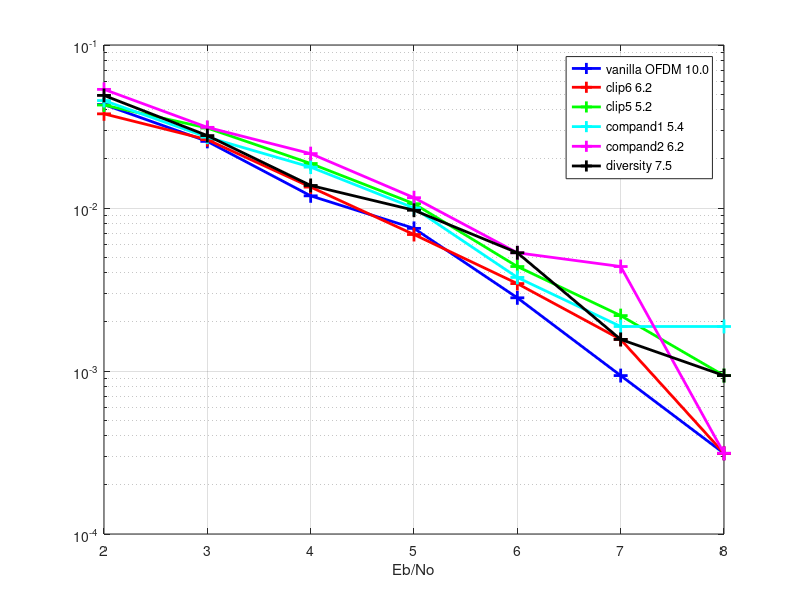
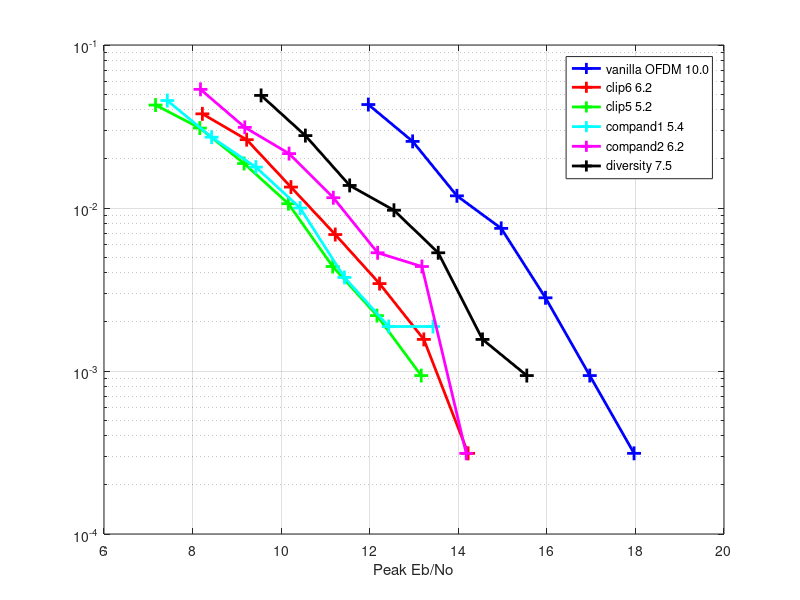
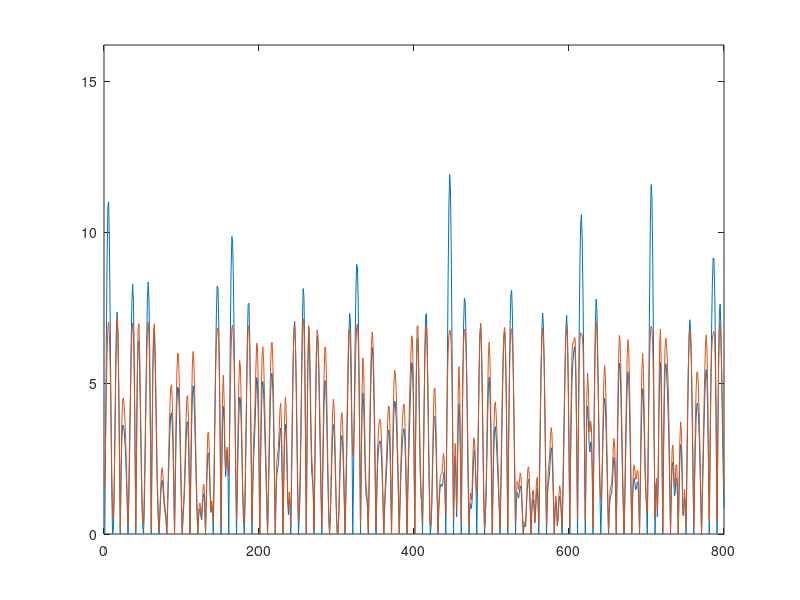
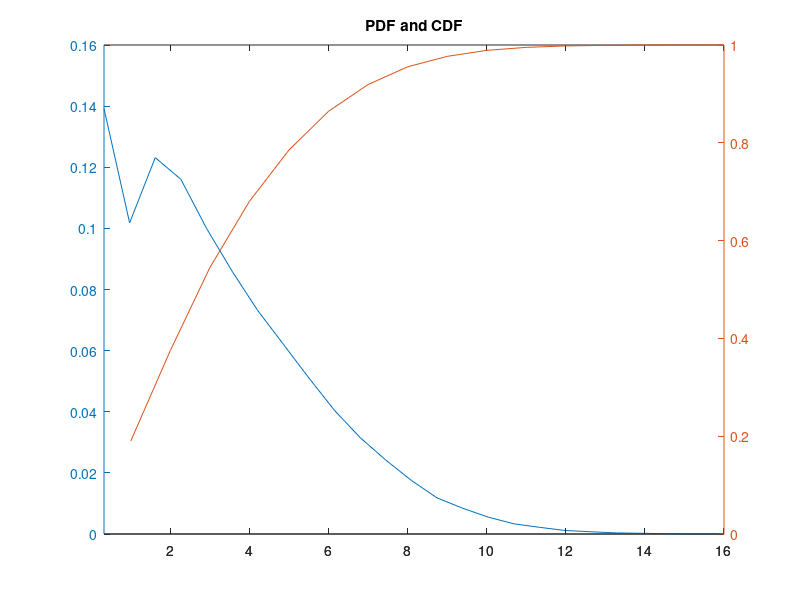

These figures' MATLAB source, in order:
% papr_test.m
%
#{

  TODO:
    [X] measure BER
    [X] heat map type scatter diagram
    [X] clipping
    [X] companding
    [X] curves with different clipping thresholds
    [ ] set threshold at CDF
    [X] filter
        + complex or real?
        + might introduce phase shift ... make demodulation tricky
    [ ] way to put plots on top of each other
    [ ] tx diversity
    [ ] think about how to measure/objective
        + can we express BER as a function of peak power?
        + or maybe showing RMS power being boosted
        + take into account clipping and higher rms power on BER
        + do we need to recalculate tx power?
    [ ] down the track ... other types of channels
        + does it mess up HF multipath much
    [ ] Tx a companded waveform and see if it really helps average power
    [ ] results/discussion
        + non-linear technqiues spread the energy in freq
        we can trade of PAPR with bandwidth, lower PAPR, more bandwidth
        + filtering brings the PAPR up again
        + PAPR helps SNR, but multipath is a much tougher problem
        + non-linear technqiques will mess with QAM more (I think - simulate?)
        + so we may hit a wall at high data rates
        + are people already doing this by default, e.g. some slight compression in radio?  OTA test rqd,
          some sort of controlled test, like clipping rate
    [ ] what will happen when LDPC demodulated?
        + will decoder struggle due to non-linearity
#}

1;

function symbol = qpsk_mod(two_bits)
    two_bits_decimal = sum(two_bits .* [2 1]); 
    switch(two_bits_decimal)
        case (0) symbol =  1;
        case (1) symbol =  j;
        case (2) symbol = -j;
        case (3) symbol = -1;
    endswitch
endfunction

function two_bits = qpsk_demod(symbol)
    bit0 = real(symbol*exp(j*pi/4)) < 0;
    bit1 = imag(symbol*exp(j*pi/4)) < 0;
    two_bits = [bit1 bit0];
endfunction

function [ber papr] = run_sim(Nsym, EbNodB, plot_en=0, filt_en=0, method="", threshold=6)
    Nc   = 16;
    M    = 160;   % number of samples in each symbol
    bps  = 2;     % two bits per symbol for QPSK

    if strcmp(method,"diversity")
      Nd = 2; gain = 1/sqrt(2);
    else
      Nd = 1; gain = 1.0;
    end
    
    papr_log = [];
    for e=1:length(EbNodB)
        % generate a 2D array of QPSK symbols

        Nphases = 2^bps;
        tx_phases = pi/2*floor((rand(Nsym,Nc)*Nphases));
        if strcmp(method,"diversity")
          % duplicate carriers but with opposite phase
          tx_phases = [tx_phases (tx_phases-pi)];
        end
        tx_sym = gain*exp(j*tx_phases);
              
        w = 2*pi/M; woff = (-Nc*Nd/2+0.5)*2*pi/M;
        tx = [];

        % generate OFDM signal

        for s=1:Nsym
          atx = zeros(1,M);
          for c=1:Nc*Nd
            atx += exp(j*(0:M-1)*(c*w+woff))*tx_sym(s,c);
          end
          tx = [tx atx];
        end
        Nsam = length(tx);

        tx_ = tx;
        if strcmp(method, "clip") || strcmp(method, "diversity")
          ind = find(abs(tx) > threshold);
          tx_(ind) = threshold*exp(j*angle(tx(ind)));
        end
        if strcmp(method, "compand1")
          tx_mag = interp1([0 1 3 5 6 20], [0 1 4 5.5 6 7], abs(tx), "pchip");
          tx_ = tx_mag.*exp(j*angle(tx));
        end
        if strcmp(method, "compand2")
          # power law compander x = a*y^power, y = (x/a) ^ (1/power)
          power=2; a=threshold/(threshold^power);
          tx_mag = (abs(tx)/a) .^ (1/power);
          tx_ = tx_mag.*exp(j*angle(tx));
        end
        
        if filt_en
          Nfilt=40;
          b = fir1(Nfilt,1.5*Nc*Nd/M);
          tx_ = filter(b,1,[tx_ zeros(1,Nfilt/2)]);
          tx_ = [tx_(Nfilt/2+1:end)];
        end
        % normalise power after any non-linear shennanigans, so that noise addition is correct
        tx_ *= sqrt(mean(abs(tx).^2)/mean(abs(tx_).^2));
                
        % AWGN channel

        EsNodB = EbNodB(e) + 10*log10(bps);
        variance = M/(10^(EsNodB/10));
        noise = sqrt(variance/2)*randn(1,Nsam) + j*sqrt(variance/2)*randn(1,Nsam);
        rx = tx_ + noise;

        % demodulate

        rx_sym = zeros(Nsym,Nc);
        for s=1:Nsym
          st = (s-1)*M+1; en = s*M;
          for c=1:Nc*Nd
            rx_sym(s,c) = sum(exp(-j*(0:M-1)*(c*w+woff)) .* rx(st:en))/M;
          end
         
          if strcmp(method,"diversity")
            for c=1:Nc
              rx_sym(s,c) += rx_sym(s,c+Nc)*exp(j*pi);
            end
          end
          
        end
        
        % count bit errors

        Tbits = Terrs = 0;
        for s=1:Nsym
          for c=1:Nc
            tx_bits = qpsk_demod(tx_sym(s,c));
            rx_bits = qpsk_demod(rx_sym(s,c));
            Tbits += bps;
            Terrs += sum(xor(tx_bits,rx_bits));
          end
        end

        if plot_en
          figure(1); clf;
          plot(abs(tx(1:5*M))); hold on; plot(abs(tx_(1:5*M))); hold off;
          axis([0 5*M 0 max(abs(tx))]);
          figure(2); clf; [hh nn] = hist(abs(tx),25,1);
          cdf = empirical_cdf((1:Nc),abs(tx));
          plotyy(nn,hh,1:Nc,cdf); title('PDF and CDF');
          % heat map type scatter plot
          figure(3); clf;
          rx_sym = reshape(rx_sym(:,1:Nc), Nsym*Nc, 1);
          h_data = [real(rx_sym)'; imag(rx_sym)']';
          h = log10(hist3(h_data,[50 50])+1);
          colormap("default"); imagesc(h);
          figure(4); clf; plot(real(rx_sym), imag(rx_sym), '+'); axis([-2 2 -2 2]);
          figure(5); clf; Tx_ = 10*log10(abs(fft(tx_))); plot(fftshift(Tx_));
          mx = 10*ceil(max(Tx_)/10); axis([1 length(Tx_) mx-60 mx]);
        end

        papr1 = 20*log10(max(abs(tx))/mean(abs(tx)));
        papr2 = 20*log10(max(abs(tx_))/mean(abs(tx_)));
        papr_log = [papr_log papr2];
        ber(e) = Terrs/Tbits;
        printf("EbNodB: %3.1f %3.1f PAPR: %5.2f %5.2f Tbits: %6d Terrs: %6d BER: %5.3f\n", EbNodB(e), 10*log10(mean(abs(tx_).^2)), papr1, papr2, Tbits, Terrs, ber(e))
    end

    papr = mean(papr_log);
end

% single point with lots of plots -----------
run_sim(1000, EbNo=4, plot_en=1, filt_en=1, "diversity", threshold=5);

% curves -------------------------------------
Nsym=100;
EbNodB=2:8;
[ber1 papr1] = run_sim(Nsym,EbNodB, 0, filt_en=1);
[ber2 papr2] = run_sim(Nsym,EbNodB, 0, filt_en=1, "clip", threshold=6);
[ber3 papr3] = run_sim(Nsym,EbNodB, 0, filt_en=1, "clip", threshold=5);
[ber4 papr4] = run_sim(Nsym,EbNodB, 0, filt_en=1, "compand1");
[ber5 papr5] = run_sim(Nsym,EbNodB, 0, filt_en=1, "compand2");
[ber6 papr6] = run_sim(Nsym,EbNodB, 0, filt_en=1, "diversity");

figure(6); clf;
semilogy(EbNodB, ber1,sprintf('b+-;vanilla OFDM %3.1f;',papr1),'markersize', 10, 'linewidth', 2); hold on;
semilogy(EbNodB, ber2,sprintf('r+-;clip6 %3.1f;',papr2),'markersize', 10, 'linewidth', 2); 
semilogy(EbNodB, ber3,sprintf('g+-;clip5 %3.1f;',papr3),'markersize', 10, 'linewidth', 2);
semilogy(EbNodB, ber4,sprintf('c+-;compand1 %3.1f;',papr4),'markersize', 10, 'linewidth', 2);
semilogy(EbNodB, ber5,sprintf('m+-;compand2 %3.1f;',papr5),'markersize', 10, 'linewidth', 2);
semilogy(EbNodB, ber6,sprintf('bk+-;diversity %3.1f;',papr6),'markersize', 10, 'linewidth', 2);
hold off;
axis([min(EbNodB) max(EbNodB) 1E-4 1E-1]); grid;
xlabel('Eb/No');
print("papr_BER_EbNo.png","-dpng");

figure(7); clf;
semilogy(EbNodB+papr1, ber1,sprintf('b+-;vanilla OFDM %3.1f;',papr1),'markersize', 10, 'linewidth', 2); hold on;
semilogy(EbNodB+papr2, ber2,sprintf('r+-;clip6 %3.1f;',papr2),'markersize', 10, 'linewidth', 2); 
semilogy(EbNodB+papr3, ber3,sprintf('g+-;clip5 %3.1f;',papr3),'markersize', 10, 'linewidth', 2);
semilogy(EbNodB+papr4, ber4,sprintf('c+-;compand1 %3.1f;',papr4),'markersize', 10, 'linewidth', 2);
semilogy(EbNodB+papr5, ber5,sprintf('m+-;compand2 %3.1f;',papr5),'markersize', 10, 'linewidth', 2);
semilogy(EbNodB+papr6, ber6,sprintf('bk+-;diversity %3.1f;',papr6),'markersize', 10, 'linewidth', 2);
hold off;
xlabel('Peak Eb/No');
axis([6 20 1E-4 1E-1]); grid;
print("papr_BER_peakEbNo.png","-dpng");
